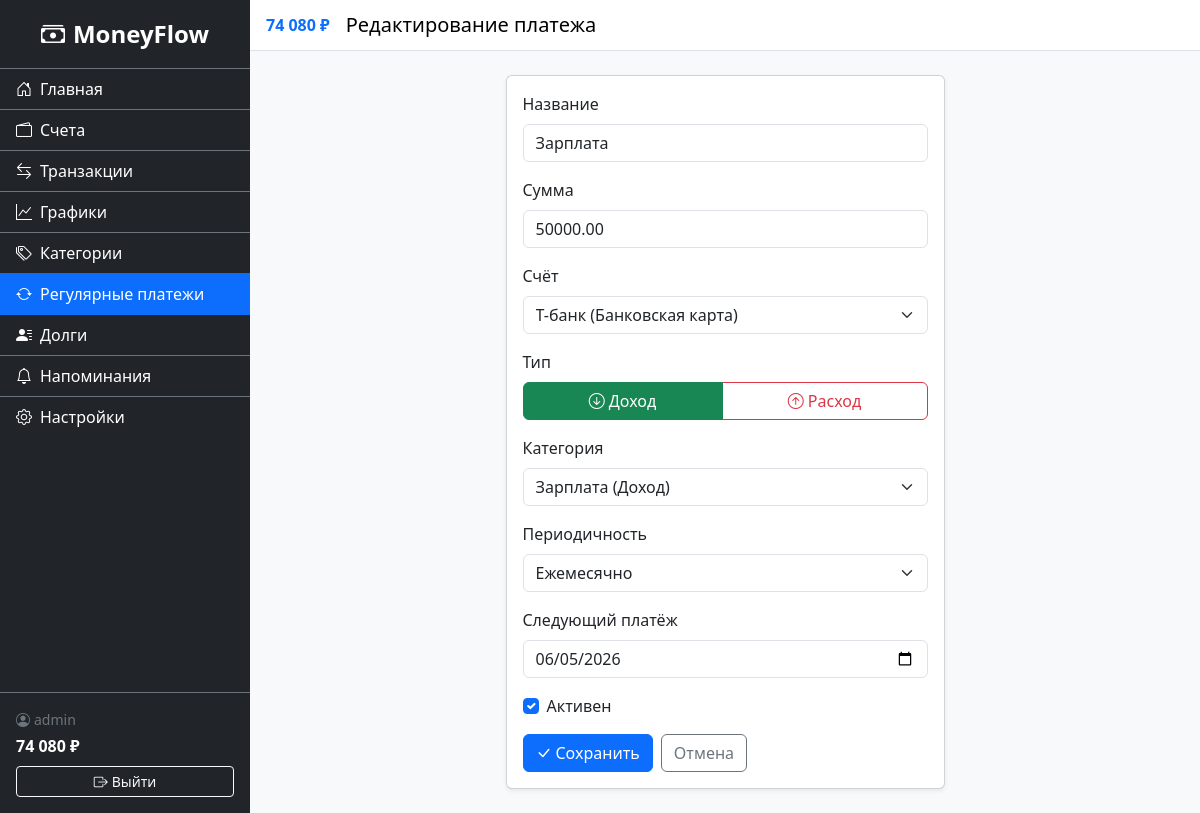
/finance/recurring/1/edit/ (signed in), run on the app's committed database.
### accounts/models.py (models this page shows, shortened)
class CustomUser(AbstractUser):
    username = models.CharField(
        'Имя пользователя',
        max_length=150,
        unique=True,
        validators=[UnicodeUsernameValidator()],
        error_messages={'unique': 'Пользователь с таким именем уже существует.'},
    )
    phone_number = models.CharField(max_length=15, blank=True, null=True, verbose_name="Номер телефона")
    is_email_verified = models.BooleanField('Email подтверждён', default=False)

### finance/models.py (models this page shows, shortened)
class RecurringPayment(models.Model):
    class Frequency(models.TextChoices):
        WEEKLY = 'weekly', 'Еженедельно'
        MONTHLY = 'monthly', 'Ежемесячно'
        QUARTERLY = 'quarterly', 'Ежеквартально'
        YEARLY = 'yearly', 'Ежегодно'
    user = models.ForeignKey(settings.AUTH_USER_MODEL, on_delete=models.CASCADE, related_name='recurring_payments')
    account = models.ForeignKey(Account, on_delete=models.CASCADE, related_name='recurring_payments', verbose_name='Счёт')
    category = models.ForeignKey(Category, on_delete=models.SET_NULL, null=True, blank=True, related_name='recurring_payments', verbose_name='Категория')
    name = models.CharField('Название', max_length=200)
    amount = models.DecimalField('Сумма', max_digits=12, decimal_places=2, validators=[MinValueValidator(Decimal('0.01'))])
    type = models.CharField('Тип', max_length=7, choices=Transaction.TransactionType.choices)
    frequency = models.CharField('Периодичность', max_length=10, choices=Frequency.choices, default=Frequency.MONTHLY)
    next_date = models.DateField('Следующий платёж')
    is_active = models.BooleanField('Активен', default=True)
    class Meta:
        verbose_name = 'Регулярный платёж'
        verbose_name_plural = 'Регулярные платежи'
        ordering = ['next_date']

### finance/views.py (the view)
# urls.py: path('recurring/<int:pk>/edit/', views.RecurringPaymentUpdateView.as_view(), name='recurring_update'),
class RecurringPaymentUpdateView(LoginRequiredMixin, UpdateView):
    model = RecurringPayment
    form_class = RecurringPaymentForm
    template_name = 'finance/recurring_form.html'
    success_url = reverse_lazy('finance:recurring_list')
    def get_queryset(self):
        return RecurringPayment.objects.filter(user=self.request.user)
    def get_form_kwargs(self):
        kwargs = super().get_form_kwargs()
        kwargs['user'] = self.request.user
        return kwargs

### finance/context_processors.py (called while the page is built)
def total_balance(request):
    if request.user.is_authenticated:
        balance = Account.objects.filter(user=request.user).aggregate(
            total=Sum('balance')
        )['total'] or 0
        return {'sidebar_balance': balance}
    return {'sidebar_balance': 0}

### finance/models.py (called while the page is built)
    def __str__(self):
        return f'{self.name} ({self.get_type_display()})'

    def __str__(self):
        if self.parent:
            return f'{self.parent.name} → {self.name}'
        return f'{self.name} ({self.get_type_display()})'

### finance/templatetags/finance_tags.py (called while the page is built)
@register.filter
def spaced(value):
    if value is None:
        return '0'
    num = float(value)
    is_neg = num < 0
    num = abs(num)
    int_part = int(num)
    frac = num - int_part
    int_str = str(int_part)
    result = ''
    while int_str:
        if len(int_str) <= 3:
            result = int_str + result
            int_str = ''
        else:
            result = ' ' + int_str[-3:] + result
            int_str = int_str[:-3]
    if frac >= 0.005:
        result += f'{frac:.2f}'[1:]
    return ('-' if is_neg else '') + result

### finance/templates/finance/recurring_form.html (shortened to what this page needs)
{% extends 'base.html' %}
{% block page_title %}{% if form.instance.pk %}Редактирование платежа{% else %}Новый регулярный платёж{% endif %}{% endblock %}
{% block content %}
<div class="row justify-content-center">
    <div class="col-md-6">
        <div class="card shadow-sm">
            <div class="card-body">
                <form method="post">
                    {% for field in form %}
                        {% if field.name == 'type' %}
                        <div class="mb-3">
                            <label class="form-label">{{ field.label }}</label>
                            <div class="btn-group w-100" role="group">
                                <label class="btn btn-outline-success" for="id_type_income_btn">
                                    <i class="bi bi-arrow-down-circle me-1"></i>Доход
                                </label>
                                <label class="btn btn-outline-danger" for="id_type_expense_btn">
                                    <i class="bi bi-arrow-up-circle me-1"></i>Расход
                                </label>
                            </div>
                        </div>
                        {% elif field.name == 'is_active' %}
                        <div class="mb-3 form-check">
                            {{ field }}
                            <label for="{{ field.id_for_label }}" class="form-check-label">{{ field.label }}</label>
                        </div>
                        {% else %}
                        <div class="mb-3">
                            <label for="{{ field.id_for_label }}" class="form-label">{{ field.label }}</label>
                            {{ field }}
                        </div>
                        {% endif %}
                    {% endfor %}
                    <div class="d-flex gap-2">
                        <button type="submit" class="btn btn-primary">
                            <i class="bi bi-check-lg me-1"></i>Сохранить
                        </button>
                        <a href="{% url 'finance:recurring_list' %}" class="btn btn-outline-secondary">Отмена</a>
                    </div>
                </form>
            </div>
        </div>
    </div>
</div>
{% endblock %}

### templates/base.html (shortened to what this page needs)
<!DOCTYPE html>
<html lang="ru">
<head>
    <link href="https://cdn.jsdelivr.net/npm/bootstrap@5.3.3/dist/css/bootstrap.min.css" rel="stylesheet">
    <link rel="stylesheet" href="https://cdn.jsdelivr.net/npm/bootstrap-icons@1.11.3/font/bootstrap-icons.css">
    {% load static %}
    {% load finance_tags %}
    <link rel="stylesheet" href="{% static 'css/styles.css' %}">
    <link rel="stylesheet" href="{% static 'css/dark-theme.css' %}" id="dark-theme" disabled>
</head>
<body>
    <div class="d-flex" id="wrapper">
        <div class="sidebar bg-dark text-white" id="sidebar-wrapper">
            <div class="sidebar-heading text-center py-3 fs-4 fw-bold border-bottom border-secondary">
                <i class="bi bi-cash-stack me-2"></i>MoneyFlow
            </div>
            <div class="list-group list-group-flush">
                <a href="{% url 'home' %}" class="list-group-item list-group-item-action bg-dark text-white border-secondary {% if request.resolver_match.url_name == 'home' %}active{% endif %}">
                    <i class="bi bi-house-door me-2"></i>Главная
                </a>
                <a href="{% url 'finance:account_list' %}" class="list-group-item list-group-item-action bg-dark text-white border-secondary {% if '/finance/accounts' in request.path %}active{% endif %}">
                    <i class="bi bi-wallet2 me-2"></i>Счета
                </a>
                <a href="{% url 'finance:transaction_list' %}" class="list-group-item list-group-item-action bg-dark text-white border-secondary {% if '/finance/transactions' in request.path %}active{% endif %}">
                    <i class="bi bi-arrow-left-right me-2"></i>Транзакции
                </a>
                <a href="{% url 'finance:charts' %}" class="list-group-item list-group-item-action bg-dark text-white border-secondary {% if '/finance/charts' in request.path %}active{% endif %}">
                    <i class="bi bi-graph-up me-2"></i>Графики
                </a>
                <a href="{% url 'finance:category_list' %}" class="list-group-item list-group-item-action bg-dark text-white border-secondary {% if '/finance/categories' in request.path %}active{% endif %}">
                    <i class="bi bi-tags me-2"></i>Категории
                </a>
                <a href="{% url 'finance:recurring_list' %}" class="list-group-item list-group-item-action bg-dark text-white border-secondary {% if '/finance/recurring' in request.path %}active{% endif %}">
                    <i class="bi bi-arrow-repeat me-2"></i>Регулярные платежи
                </a>
                <a href="{% url 'finance:debt_list' %}" class="list-group-item list-group-item-action bg-dark text-white border-secondary {% if '/finance/debts' in request.path %}active{% endif %}">
                    <i class="bi bi-person-lines-fill me-2"></i>Долги
                </a>
                <a href="{% url 'finance:reminder_list' %}" class="list-group-item list-group-item-action bg-dark text-white border-secondary {% if '/finance/reminders' in request.path %}active{% endif %}">
                    <i class="bi bi-bell me-2"></i>Напоминания
                </a>
                <a href="{% url 'accounts:settings' %}" class="list-group-item list-group-item-action bg-dark text-white border-secondary {% if '/accounts/settings' in request.path %}active{% endif %}">
                    <i class="bi bi-gear me-2"></i>Настройки
                </a>
            </div>
            <div class="sidebar-footer border-top border-secondary p-3 mt-auto">
                <span class="d-block small text-secondary">
                    <i class="bi bi-person-circle me-1"></i>{{ user.username }}
                </span>
                <span class="d-block fw-bold text-white fs-6 mt-1">
                    {{ sidebar_balance|spaced }} ₽
                </span>
                <form method="post" action="{% url 'accounts:logout' %}" class="mt-2">
                    <button type="submit" class="btn btn-outline-light btn-sm w-100">
                        <i class="bi bi-box-arrow-right me-1"></i>Выйти
                    </button>
                </form>
            </div>
        </div>
        <div id="page-content-wrapper" class="flex-grow-1">
            <nav class="navbar navbar-expand navbar-light bg-white border-bottom px-3">
                <span class="fw-bold me-3 text-primary">{{ sidebar_balance|spaced }} ₽</span>
                <span class="navbar-brand mb-0 h1 me-auto">{% block page_title %}Главная{% endblock %}</span>
            </nav>
            <div class="container-fluid p-4">
                {% block content %}{% endblock %}
            </div>
        </div>
    </div>
</body>
</html>

### static/css/styles.css (style rules this page uses)
#wrapper { min-height: 100vh; }
.sidebar { width: 250px; min-height: 100vh; display: flex; flex-direction: column; flex-shrink: 0; z-index: 1040; }
.sidebar .list-group-item { transition: background 0.2s; }
.sidebar .list-group-item.active { background: #0d6efd !important; border-color: #0d6efd !important; }
.sidebar-footer { margin-top: auto; }
#page-content-wrapper { min-width: 0; background: #f8f9fa; }

### data on the page
CustomUser: username "admin"
RecurringPayment: form "Зарплата" "50000.00" "Т-банк (Банковская карта)" "Зарплата (Доход)" "Ежемесячно" "06/05/2026", form "☑"

### other printed values
{{ sidebar_balance|spaced }} "74 080"
{{ field.label }} "Название" "Сумма" "Счёт" "Категория" "Периодичность" "Следующий платёж"
{{ field.label }} "Тип"
{{ field.label }} "Активен"
